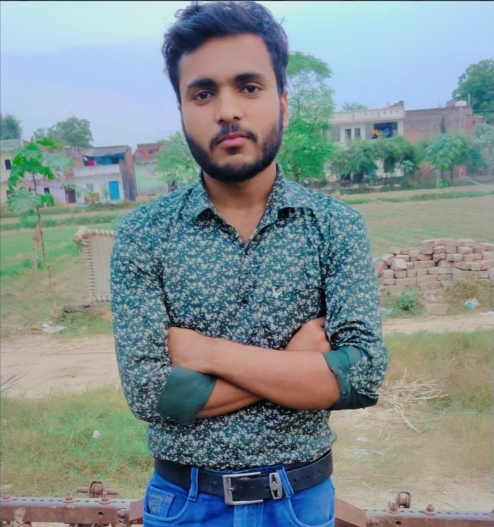
#> input picture files/img3.jpg, 987 x 1054 px, found by its file name (shown at 1/2 size)
$ jupyter execute cvfile.ipynb
#> lines starting #> are read from the running program, lines starting #| are printed output that depends on the picture; after the words box and inside, x2 and y2 are one past the last pixel; in counts of white or black regions, pixels touching at a corner belong together
[cell 1]
import cv2
image = cv2.imread(r"D:\files_data\c.v lab\files\img3.jpg")
#> image is the input picture: shape (1054, 987, 3); mean B, G, R 144.8, 143.5, 129.5
if image is None:
    print("Error: image not found or cannot be read")
else:
    print(image.shape)
#| (1054, 987, 3)

[cell 2]
image.min()
#> Out = 0

[cell 3]
image.max()
#> Out = 251

[cell 4]
import matplotlib.pyplot as plt

[cell 5]
plt.figure(figsize=(10,10))
plt.imshow(image)
plt.show

[cell 6]
gray_image = cv2.cvtColor(image, cv2.COLOR_BGR2GRAY)
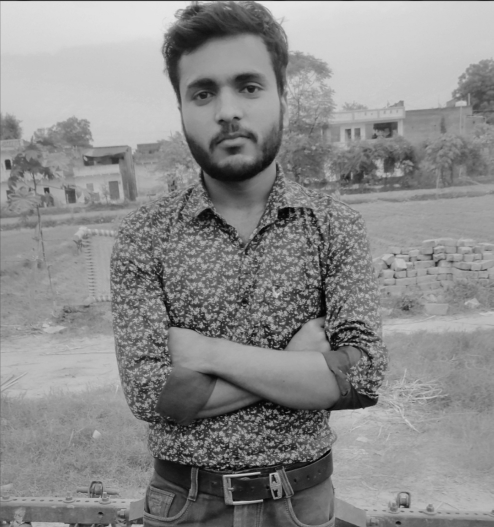
#> gray_image: shape (1054, 987) (shown at 1/2 size); min 1, max 232, mean 139.5

[cell 7]
gray_image.shape
#> Out = (1054, 987)

[cell 8]
plt.figure(figsize=(40,40))

[cell 9]
plt.imshow(gray_image)
plt.show()

[cell 10]
plt.imshow(gray_image, cmap='gray')
plt.show()

[cell 11]
cv2.imwrite('test_image2.jpg',gray_image)
#> Out = True

[cell 12]
image2_gray = cv2.imread('test_image2.png', cv2.IMREAD_GRAYSCALE)
blue, green, red = image[:,:,0],image[:,:,1],image[:,:,2]
new_image = cv2.vconcat([blue,green,red])

[cell 13]
blue, green, red = image[:,:,0],image[:,:,1],image[:,:,2]
new_image = cv2.vconcat([blue,green,red])

[cell 14]
plt.subplot(121)

[cell 15]
plt.imshow(cv2.cvtColor(image,cv2.COLOR_BGR2RGB))

[cell 16]
plt.title("RGB image")
plt.subplot(122)

[cell 17]
plt.imshow(new_image,cmap='gray')
plt.title("all channels")

[cell 18]
plt.figure(figsize=(10,10))
plt.imshow(image,cmap='gray')
plt.show()

[cell 19]
plt.title("Different Color channels")
plt.show()

[cell 20]
plt.figure(figsize=(10,10))
plt.subplot(121)

[cell 21]
plt.imshow(cv2.cvtColor(image,cv2.COLOR_BGR2RGB))
plt.title("RGB Image")

[cell 22]
plt.subplot(122)
plt.show()

[cell 23]
row=200
columns=20

[cell 24]
plt.figure(figsize=(10,10))
plt.imshow(image[0:row,0:columns,:])
plt.show()

[cell 25]
test = new_image.copy()

test

[cell 26]
test = image.copy()
plt.imshow(test)
plt.show()

[cell 27]
image_red = image.copy()
image_red[:,0,:] = 0
#> image_red: shape (1054, 987, 3); 0.1% of pixels changed, all inside (x1, y1, x2, y2) = (0, 0, 1, 1054)

[cell 28]
image_red = image.copy()
image_red[:,:,0] = 0
image_red[:,:,0] =0
plt.imshow(image_red)
plt.show()

[cell 29]
image_red = image.copy()
image_red[:,:,0] = 0
image_red[:,:,0] =0
plt.figure(figsize=(10,10))
plt.imshow(cv2.cvtColor(image_red,cv2.COLOR_BGR2RGB))
plt.show()

[cell 30]
image_blue = image.copy()
image_blue[:,:,1] = 0
image_blue[:,:,2] =0
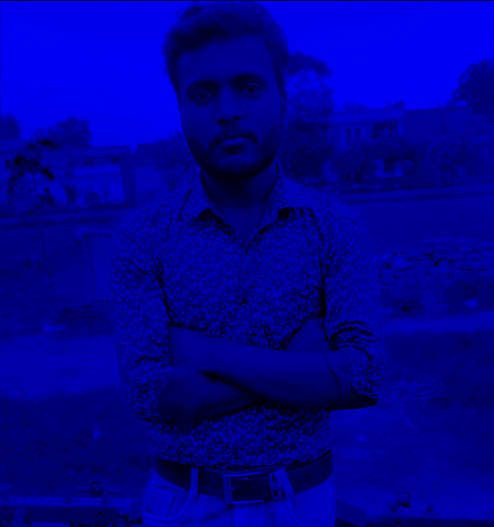
#> image_blue: shape (1054, 987, 3) (shown at 1/2 size); mean B, G, R 144.8, 0, 0
plt.figure(figsize=(10,10))
plt.imshow(cv2.cvtColor(image_blue,cv2.COLOR_BGR2RGB))
plt.show()

[cell 31]
lab4image =image

[cell 32]
id(lab4image)
#> Out = 140210221526224

[cell 33]
id(image)
#> Out = 140210221526224

[cell 34]
lab4bimage = image.copy()
id(lab4bimage)
#> Out = 140210216714032

[cell 35]
image[:,:,]=0
#> image: shape (1054, 987, 3); every value is 0

[cell 36]
id(image)
#> Out = 140210221526224

[cell 37]
plt.figure(figsize=(10,10))
plt.subplot(121)
plt.imshow(cv2.cvtColor(image,cv2.COLOR_BGR2RGB))
plt.title("home iamge")
plt.subplot(122)
plt.imshow(cv2.cvtColor(lab4image,cv2.COLOR_BGR2RGB))
plt.title("My Lab4 Image")
plt.show()

[cell 38]
w, h, c =lab4image.shape
#> w = 1054; h = 987; c = 3

[cell 39]
print('width, height, c',w,h,c)
#| width, height, c 1054 987 3

[cell 40]
import numpy as np
array_imageflip = np.zeros((w,h,c),dtype=np.uint8)

[cell 41]
array_imageflip

[cell 42]
for i, row in enumerate(lab4bimage):
    array_imageflip[w-1-i,:,:] =row
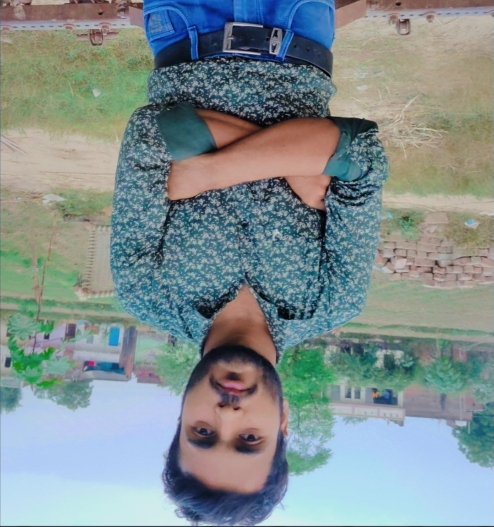
#> array_imageflip: shape (1054, 987, 3) (shown at 1/2 size); mean of channels 0, 1, 2 144.8, 143.5, 129.5; drawn as B, G, R

[cell 43]
array_imageflip

[cell 44]
plt.figure(figsize=(10,10))
plt.imshow(cv2.cvtColor(array_imageflip,cv2.COLOR_BGR2RGB))
plt.show()

[cell 45]
direction = [0,1,-1]

[cell 46]
for flipdir in [0,1,-1]:
    myflipimage=cv2.flip(lab4bimage,flipdir)
    plt.imshow(cv2.cvtColor(myflipimage,cv2.COLOR_BGR2RGB))
    plt.title("flip Direction: "+str(flipdir))
    plt.show()

[cell 47]
lab5 = np.zeros((10,10))

[cell 48]
lab5

[cell 49]
lab5[1:9,1:9] = 255

[cell 50]
lab5[2:8,2:8]=0

[cell 51]
plt.imshow(lab5,cmap='gray')
plt.show()
lab5

[cell 52]
rs=100
co =200
newlab5 =cv2.resize(lab4bimage,(rs,co),interpolation =cv2.INTER_CUBIC)

[cell 53]
plt.imshow(newlab5, cmap='grey')
plt.show()
newlab5

[cell 54]
print("old image shap",lab4bimage.shape, "new image shape:", newlab5.shape)
#| old image shap (1054, 987, 3) new image shape: (200, 100, 3)

[cell 55]
tx =0
ty=100
newlab5a = np.float32([[1,0,tx],[0,1,ty]])
newlab5a

[cell 56]
ro,co , _= lab4bimage.shape
#> ro = 1054; co = 987

[cell 57]
ro,co , _= lab4bimage.shape

[cell 58]
lab5imageb = cv2.warpAffine(lab4bimage,newlab5a,(ro,co))
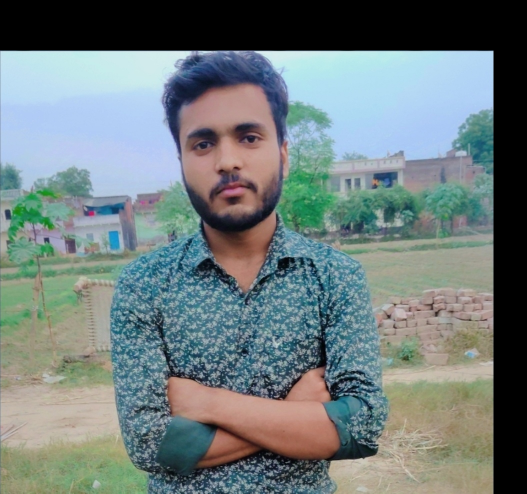
#> lab5imageb: shape (987, 1054, 3) (shown at 1/2 size); mean B, G, R 124.6, 124.3, 111.7
plt.imshow(cv2.cvtColor(lab5imageb,cv2.COLOR_BGR2RGB))
plt.show()

[cell 59]
def plot_image(image_1,image_2, title_1="Orignal", title_2="New Image"):
    plt.figure(figsize=(10,10))
    plt.subplot(1,2,1)
    plt.imshow(image_1,cmap="gray")
    plt.title(title_1)
    plt.subplot(1,2,2)
    plt.imshow(image_2,cmap="gray")
    plt.title(title_2)
    plt.show()

[cell 60]
angle1=20.0
newM = cv2.getRotationMatrix2D(center=(5,5), angle=angle1, scale=1)
#> newM = [[0.94, 0.342, -1.41], [-0.342, 0.94, 2.01]]
newlab5c =cv2.warpAffine(lab4bimage,newM,(10,10))
lab4bimage
plot_image(lab4bimage,newlab5c, title_1="Orignal image",title_2="rotated image")
lab4bimage
print(" new ")
newlab5c
print("test")

[cell 61]
# [11 lines left out: function plot_hist, not called in this run]

[cell 62]
lab6 = np.array([[0,2,2],[1,1,1],[1,1,1]], dtype=np.uint8)
plt.imshow(lab6, cmap="gray")
plt.show()
print("lab6_image:", lab6)

[cell 63]
plt.bar([x for x in range(6)],[1,5,2,0,0,0])
plt.show()
#> figure, not shown here; tallest bar 5 high, from x = 0.6 to 1.4

[cell 64]
lab4bimage

[cell 65]
import cv2
import matplotlib.pyplot as plt
newImage = cv2.imread(r"D:\files_data\c.v lab\files\img3.jpg",cv2.IMREAD_GRAYSCALE)
#> newImage: shape (1054, 987); min 1, max 232, mean 139.5

[cell 66]
newImage

[cell 67]
plt.figure(figsize=(10,6))
plt.imshow(newImage,cmap="gray")
plt.show()

[cell 68]
hista = cv2.calcHist([newImage],[0],None,[256],[0,256])
#> hista = 256 values, max 15939 at index 202, min 0 at index 0, mean 4063.7
print(hista)
#> (printed output is left out)

[cell 69]
int_val = np.array([x for x in range(hista.shape[0])])
#> int_val = 256 values from 0 to 255
plt.bar(int_val,hista[:,0],width = 5)
plt.title("Bar Historgram")
plt.show()
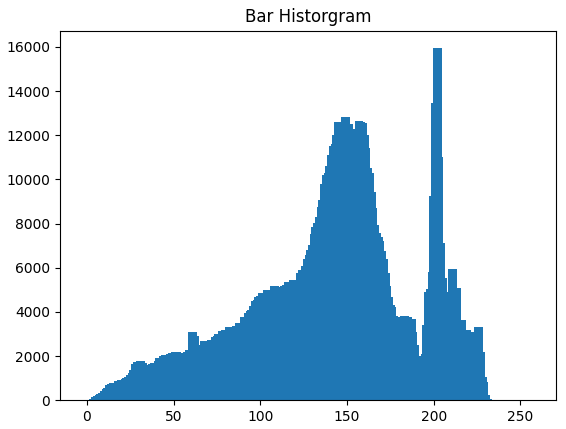
#> figure drawn by matplotlib, 1 panel; tallest bar 15939 high, from x = 199.5 to 204.5

[cell 70]
hista
#> Out has the same summary as hista

[cell 71]
newImage.shape
test = hista / (newImage.shape[0] * newImage.shape[1])
#> test = 256 values, max 0.0153 at index 202, min 0 at index 0, mean 0.00391

[cell 72]
test
#> Out has the same summary as test

[cell 73]
plt.plot(test)
plt.title("Bar Histogram")
plt.show()
#> figure, not shown here; curve peaks at x = 202, y = 0.0153

[cell 74]
lab6

[cell 75]
newLab6 = lab6 +255* 1
print("Original Image lab6", lab6)
print("new image", newLab6)

[cell 76]
newLab6 = lab6 +255* 1
print("Original Image lab6", lab6)
print("new image", newLab6)

[cell 77]
plt.figure(figsize=(10,10))
plt.subplot(1,2,1)
plt.imshow(lab6, cmap="gray")
plt.subplot(1,2,2)
plt.imshow(newLab6, cmap="gray")
plt.show()
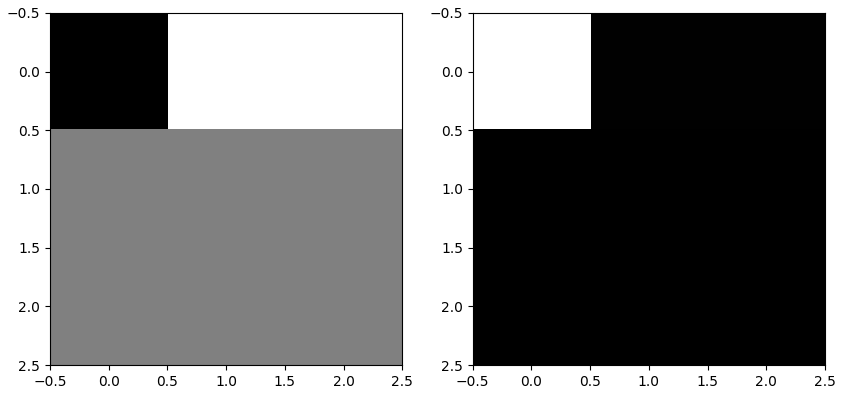
#> figure drawn by matplotlib, 2 panels

[cell 78]
cv2.rectangle(newImage, pt1=(100,212), pt2 = (200,280), color = (255), thickness=2)
#> newImage: shape (1054, 987); min 1, max 255, mean 139.5
plt.figure(figsize=(10,10))
plt.imshow(newImage,cmap="gray")
plt.show()

[cell 79]
alpha = 10
beta = 100
new_lab8 = cv2.convertScaleAbs(newImage, alpha=alpha, beta=beta)
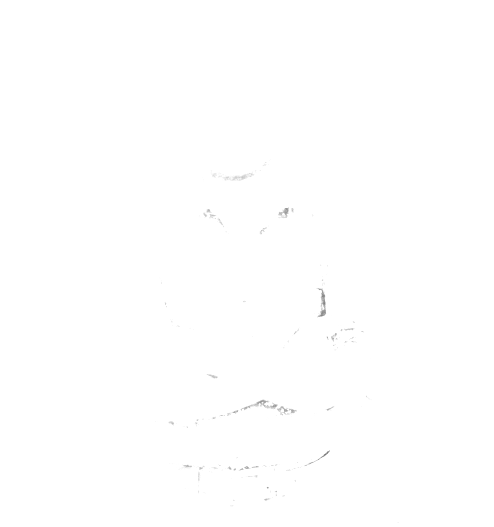
#> new_lab8: shape (1054, 987) (shown at 1/2 size); min 110, max 255, mean 254.8
plt.figure(figsize=(10,10))
plt.imshow(new_lab8, cmap="gray")
plt.show()

[cell 80]
import numpy as np
import matplotlib.pyplot as plt
import cv2


def thresholding_img(image, threshold,max_value = 255, min_value = 0):
#> called with threshold = 128, max_value = 100, min_value = 200
    x,y= image.shape
#> x = 1054; y = 987
    newImage8 = np.zeros((x,y),dtype = np.uint8)
    for i in range(x):
        for j in range(y):
            if image[i,j] > threshold:
              newImage8[i,j] = max_value
            else:
                newImage8[i,j] = min_value
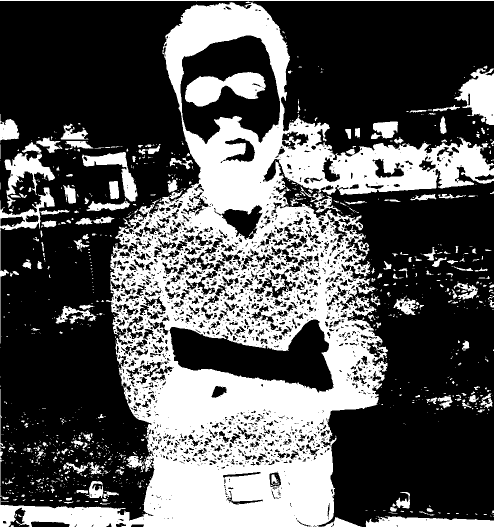
#> newImage8: shape (1054, 987) (shown at 1/2 size); values 100 (black) and 200 (white), 34.5% white; 1114 white regions (894 under 20 px), largest, box (x1, y1, x2, y2) and area: (0, 4, 987, 1054) 299939, (370, 144, 532, 213) 6572, (909, 137, 987, 250) 4940
    return newImage8

threshold = 128
max_value = 100
min_value = 200
newThresImage = thresholding_img(newImage, threshold = threshold, max_value = max_value, min_value = min_value)
plt.figure(figsize=(10,10))
plt.imshow(newThresImage, cmap="gray")
plt.show()


hist = cv2.calcHist([newThresImage], [0],None,[256],[0,256])
#> hist = 256 values, max 681527 at index 100, min 0 at index 0, mean 4063.7
intensity_value = np.array([x for x in range(256)])
plt.bar(intensity_value, hist[:,0], width=5)
plt.title("new image bar graph")
plt.show()
#> figure, not shown here; tallest bar 681527 high, from x = 97.5 to 102.5

ret, newThresImage = cv2.threshold(newImage,threshold,max_value,cv2.THRESH_TRUNC)
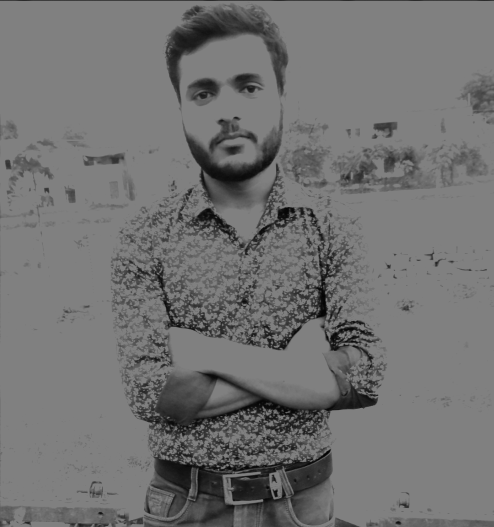
#> newThresImage: shape (1054, 987) (shown at 1/2 size); min 1, max 128, mean 113.7
#> ret = 128
plot_image(newImage, newThresImage, "original image","new image")
hist  = cv2.calcHist([newThresImage],[0],None,[256],[0,256])
#> hist = 256 values, max 688083 at index 128, min 0 at index 0, mean 4063.7
intensity_value = np.array([x for x in range(256)])
plt.bar(intensity_value, hist[:,0], width=5)
plt.title("new image bar graph")
plt.show()
#> figure, not shown here; tallest bar 688083 high, from x = 125.5 to 130.5

[cell 81]
hist = cv2.calcHist([newThresImage], [0],None,[256],[0,256])
intensity_value = np.array([x for x in range(256)])
plt.bar(intensity_value, hist[:,0], width=5)
plt.title("new image bar graph")
plt.show()

ret, newThresImage = cv2.threshold(newImage,threshold,max_value,cv2.THRESH_TRUNC)
plot_image(newImage, newThresImage, "original image","new image")
hist  = cv2.calcHist([newThresImage],[0],None,[256],[0,256])
intensity_value = np.array([x for x in range(256)])
plt.bar(intensity_value, hist[:,0], width=5)
plt.title("new image bar graph")
plt.show()

[cell 82]
ret, newThresImage = cv2.threshold(newImage,threshold,max_value,cv2.THRESH_TRUNC)
plot_image(newImage, newThresImage, "original image","new image")
hist  = cv2.calcHist([newThresImage],[0],None,[256],[0,256])
intensity_value = np.array([x for x in range(256)])
plt.bar(intensity_value, hist[:,0], width=5)
plt.title("new image bar graph")
plt.show()

[cell 83]
###########  hand made functions
import numpy as np

# [11 lines left out: function custom_getRotationMatrix2D, not called in this run]

[cell 84]
import numpy as np
import matplotlib.pyplot as plt
import cv2

# [25 lines left out: function custom_plot_hist, not called in this run]

[cell 85]
import numpy as np
import cv2
# [28 lines left out: function custom_resize, not called in this run]

[cell 86]
import numpy as np
import cv2
# [21 lines left out: function custom_flip, not called in this run]

[cell 87]
import numpy as np
# [8 lines left out: function custom_vconcat, not called in this run]

[cell 88]
import numpy as np

# [15 lines left out: function custom_cvtColor, not called in this run]

[cell 89]
import cv2
import matplotlib.pyplot as plt
import numpy as np

def plot_image(image_1,image_2, title_1="Orignal", title_2="New Image"):
    plt.figure(figsize=(10,10))
    plt.subplot(1,2,1)
    plt.imshow(image_1,cmap="gray")
    plt.title(title_1)
    plt.subplot(1,2,2)
    plt.imshow(image_2,cmap="gray")
    plt.title(title_2)
    plt.show()

imagee = cv2.imread(r"files/img3.jpg")
print(imagee)
#> (printed output is left out)
plt.imshow(cv2.cvtColor(imagee,cv2.COLOR_BGR2RGB))

rows, cols, _ = imagee.shape
#> rows = 1054; cols = 987
nois = np.random.normal(0,15,(rows,cols,3)).astype(np.uint8)
print(nois)
#> (printed output is left out)

noisyImage = imagee + nois
plot_image(imagee, noisyImage, title_1="original", title_2="noisy image")

kernel = np.ones((6, 6)) / 36
imageFiltered = cv2.filter2D(src=noisyImage, ddepth=-1, kernel=kernel)
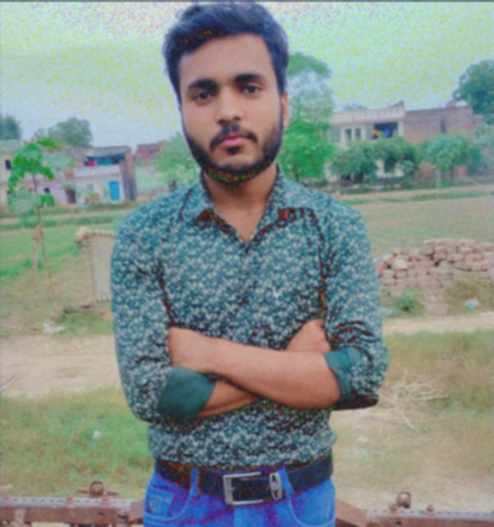
#> imageFiltered: shape (1054, 987, 3) (shown at 1/2 size); mean B, G, R 138.6, 143.5, 131.7
plot_image(imagee, imageFiltered, title_1="Original", title_2="Filtered Image")

[cell 90]
import cv2
image = cv2.imread(r"D:\files_data\c.v lab\files\img3.jpg")

blurred_image = cv2.GaussianBlur(image, (5, 5), 0)

cv2.imshow("Original Image", image)
cv2.imshow("Gaussian Blurred Image", blurred_image)

cv2.waitKey()
cv2.destroyAllWindows()
